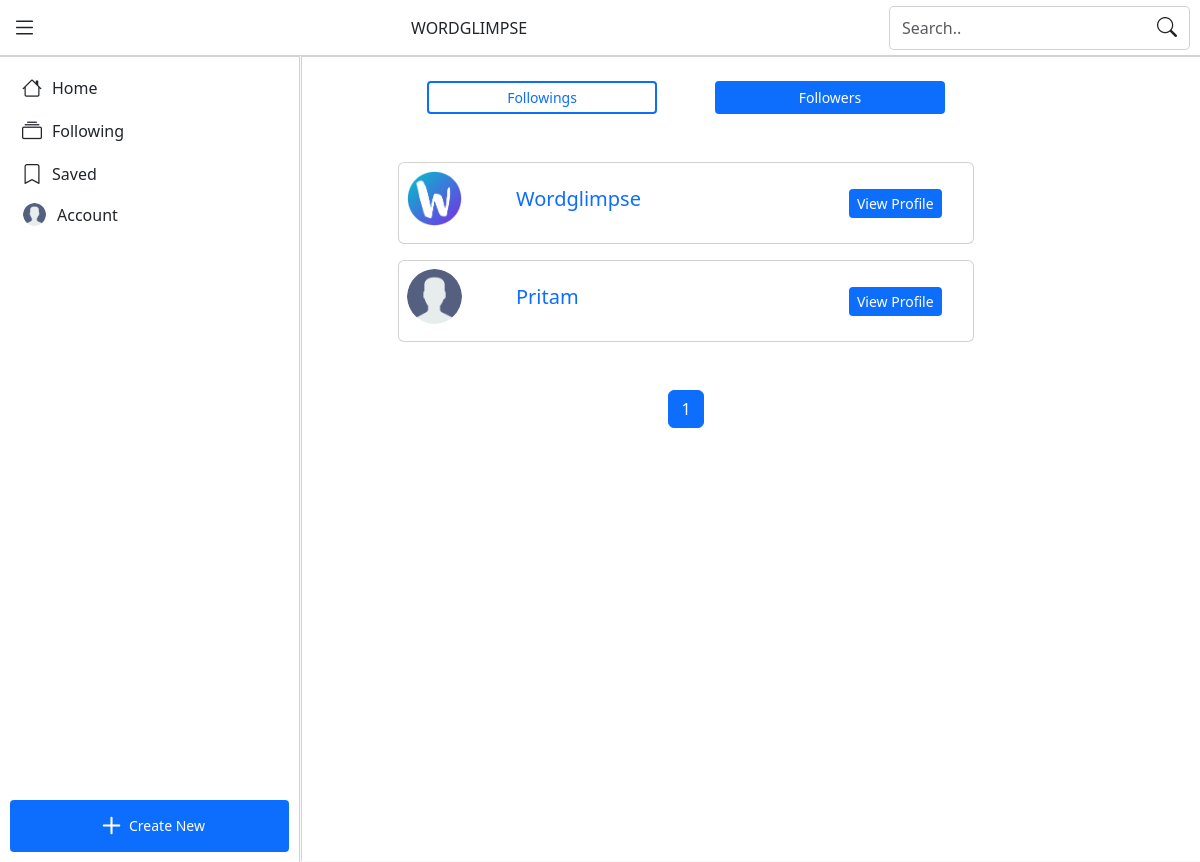
Screenshot of /followers (signed in) with the database file from the repository.
### tables this page shows
CREATE TABLE users (
    id INTEGER NOT NULL PRIMARY KEY,
    fname TEXT NOT NULL,
    lname TEXT,
    email TEXT NOT NULL UNIQUE,
    password TEXT NOT NULL, -- hashed password
    avatar TEXT,
    cover TEXT,
    bio TEXT,
    profession TEXT,
    public_email TEXT, -- Visiable email in profile
    username TEXT UNIQUE,
    -- Social media
    facebook TEXT,
    github TEXT,
    linkedin TEXT,
    instagram TEXT,
    twitter TEXT,
    website TEXT,
    -- Account Info
    created_at DATETIME NOT NULL DEFAULT CURRENT_TIMESTAMP,
    last_active DATETIME,
    -- Settings
    offer_messaging INTEGER DEFAULT 1, -- INTEGER 0 for no or 1 for yes
    post_reported_times INTEGER DEFAULT 0 -- Times reported post by other users
);

### user/main.py (the view)
@main_bp.route("/followers")
@login_required
def followers():
    page = int(request.args.get("page", 1))
    offset = (page - 1) * 30
    followers_ids = db.execute("SELECT user_id FROM followings WHERE profile_id = ? ORDER BY id DESC LIMIT 30 OFFSET ?", session["user_id"], offset)
    followers_id = [row["user_id"] for row in followers_ids]
    followers = []
    if len(followers_id) > 0:
        followers = db.execute("SELECT * FROM users WHERE id IN (?)", followers_id)
    total_followers = len(followers)
    total_pages = (total_followers + 29) // 30  # Calculate total number of pages
    return render_template("followers.html", total_followers=total_followers, followers=followers, page=page, total_pages=total_pages)

### app.py (called while the page is built)
@app.after_request
def after_request(response):
    response.headers["Cache-Control"] = "no-cache, no-store, must-revalidate"
    response.headers["Expires"] = 0
    response.headers["Pragma"] = "no-cache"
    return response

@app.context_processor
def inject_user():
    if session.get("user_id") is None:
            return dict(categories=CATEGORIES)
    users = db.execute("SELECT * FROM users WHERE id = ?", session["user_id"])
    if len(users) == 0:
        """If user is not found, logout"""
        session.clear()
        return redirect("/")
    return dict(categories=CATEGORIES, user=users[0])

### user/helpers.py (called while the page is built)
def login_required(f):
    @wraps(f)
    def decorated_function(*args, **kwargs):
        if session.get("user_id") is None:
            return redirect("/login")
        return f(*args, **kwargs)
    return decorated_function

### templates/followers.html (shortened to what this page needs)
{% extends "layout.html" %}
{% block content %}
    <section class="middle-content p-2">
        <div class="middle-content-small">
            <div class="d-flex justify-content-around align-items-center mb-5 mt-3">
                <a href="/followings" class="btn btn-outline-primary btn-sm" style="width:40%;border:2px solid var(--bs-primary);">Followings</a>
                <a href="/followers" class="btn btn-primary btn-sm" style="width:40%;border:2px solid var(--bs-primary);">Followers</a>
            </div>
            {% if followers %}
                <div class="mb-5">
                    {% for follower in followers %}
                        <div class="card p-2 mb-3">
                            <div class="row g-0">
                                <div class="col-2">
                                    <a href="/profile/{{ follower.id }}">
                                        <img src="{% if follower.avatar %}{{ follower.avatar }}{% else %}/static/image/user.png{% endif %}" alt="User" class="rounded-circle object-fit-cover" style="width:55px; height:55px;">
                                    </a>
                                </div>
                                <div class="col-7">
                                    <div class="card-body">
                                        <h5 class="card-title text-truncate">
                                            <a href="/profile/{{ follower.id }}" class="text-decoration-none text-bg">{{ follower.fname }}</a>
                                        </h5>
                                    </div>
                                </div>
                                <div class="col-3 d-flex flex-row justify-content-center align-items-center gap-1">
                                    <a href="/profile/{{ follower.id }}" class="btn btn-primary btn-sm">View Profile</a>
                                </div>
                            </div>
                        </div>
                    {% endfor %}
                </div>
            <div class="d-flex justify-content-center mt-3">
                <nav aria-label="Page navigation example">
                    <ul class="pagination">
                            <li class="page-item active"><a class="page-link" href="#">{{ page }}</a></li>
                    </ul>
                </nav>
            </div>
            {% else %}
                <p class="text-center text-body-secondary text-small">People following you will appear here!</p>
            {% endif %}
        </div>
    </section>
{% endblock %}

### templates/layout.html (shortened to what this page needs)
{% extends 'base.html' %}
{% block body %}
    <header class="fixed-top bg-body d-flex flex-row justify-content-between align-items-center">
        <button type="button" class="btn" title="Menu" data-bs-toggle="offcanvas" data-bs-target="#leftMenu" aria-controls="leftMenu">
            <i class="bi bi-list" style="font-size:25px;"></i>
        </button>
        <a href="/" title="Wordglimpse" class="navbar-brand">WORDGLIMPSE</a>
        <div class="d-none d-sm-inline-block" id="searchContainer">
            <form action="/search" method="get" class="bg-body d-flex flex-row align-items-center" id="searchForm">
                <input class="form-control" type="search" name="q" id="searchInput" placeholder="Search.." autocomplete="off" autofocus>
                <button type="submit" class="btn" title="Search">
                    <i class="bi bi-search"></i>
                </button>
            </form>
        </div>
    </header>
    <main class="tab-content main bg-body" id="mainTabContent">
        <div class="tab-pane fade" id="content-tab-pane" role="tabpanel" aria-labelledby="content-tab" tabindex="0">
            {% block content %}{% endblock %}
        </div>
    </main>
    <nav class="sidenav-md-left d-block d-md-flex flex-column justify-content-between bg-body">
        <div class="bottom-nav bg-body" role="tablist">
            <button class="btn active" type="button" title="Home" id="home-tab" data-bs-toggle="tab" data-bs-target="#home-tab-pane" role="tab" aria-controls="home-tab-pane" aria-selected="false" onclick="load_content('/')">
                <i class="bi bi-house"></i>
                <span>Home</span>
            </button>
            <button class="btn" type="button" title="Following" {% if user %} id="following-tab" data-bs-toggle="tab" data-bs-target="#following-tab-pane" role="tab" aria-controls="following-tab-pane" aria-selected="true" onclick="load_content('/following')" {% else %} data-bs-toggle="modal" data-bs-target="#loginRequiredModal" {%endif %}>
                <i class="bi bi-collection"></i>
                <span>Following</span>
            </button>
            <button class="btn" type="button" title="Saved" {% if user %} id="saved-tab" data-bs-toggle="tab"
                data-bs-target="#saved-tab-pane" role="tab" aria-controls="saved-tab-pane" aria-selected="true"
                onclick="load_content('/saved')" {% else %} data-bs-toggle="modal" data-bs-target="#loginRequiredModal" {%
                endif %}>
                <i class="bi bi-bookmark"></i>
                <span>Saved</span>
            </button>
            <button class="btn" type="button" title="Account" {% if user %} data-bs-toggle="offcanvas"
                data-bs-target="#sideNav" aria-controls="sideNav" {% else %} data-bs-toggle="modal"
                data-bs-target="#loginRequiredModal" {% endif %}>
                {% if user %}
                    <img src="{% if user.avatar %}{{ user.avatar }}{% else %}/static/image/user.png{% endif %}" title="Account">
                {% else %}
                    <i class="bi bi-person-circle"></i>
                {% endif %}
                <span>Account</span>
            </button>
        </div>
        <div class="d-none d-md-flex justify-content-center align-items-center">
            <button class="btn btn-sm p-0 btn-primary d-flex justify-content-center align-items-center" type="button"
                title="Create New" style="width:100%;max-width: 300px;" {% if user %} data-bs-toggle="offcanvas"
                data-bs-target="#newPostCard" aria-controls="newPostCard" {% else %} data-bs-toggle="modal"
                data-bs-target="#loginRequiredModal" {% endif %}>
                <i class="bi bi-plus" style="font-size:35px;"></i>
                <span>Create New</span>
            </button>
        </div>
    </nav>
{% endblock %}

### templates/base.html (shortened to what this page needs)
<!DOCTYPE html>
<html lang="en">
<head>
    <link rel="stylesheet" href="https://cdn.jsdelivr.net/npm/bootstrap-icons@1.11.3/font/bootstrap-icons.min.css">
    <link href="https://cdn.jsdelivr.net/npm/bootstrap@5.3.3/dist/css/bootstrap.min.css" rel="stylesheet">
    <link rel="stylesheet" href="/static/css/styles.css">
</head>
<body class="{% block bgColor %}bg-body-tertiary{% endblock %}" data-bs-theme="light">
    {% block body %}{% endblock %}
</body>
</html>

### static/css/styles.css (style rules this page uses)
* { -ms-overflow-style: none; scrollbar-width: none; }
.bi { font-size: 20px; }
.btn { border:none; }
header { padding: 0.5px 0; border-bottom: 1px solid var(--bs-border-color-translucent); z-index: 999; }
.main { border-top: 1px solid var(--bs-border-color-translucent); border-bottom: 1px solid var(--bs-border-color-translucent); position: fixed; top: 49px; bottom: 58px; left: 0; right: 0; overflow-y: auto; }
.middle-content { width: 100%; max-width: 768px; }
.middle-content-small { width:100%; max-width: 576px; margin:auto; }
.sidenav-md-left { position: fixed; bottom: 0; left: 0; right: 0; z-index: 999; border-top: 1px solid var(--bs-border-color-translucent); }
.bottom-nav { display: flex; flex-direction: row; align-items: center; justify-content: space-around; }
.bottom-nav .btn { display: flex; flex-direction: column; align-items: center; justify-content: center; }
.bottom-nav .btn img { width: 25px; height: 25px; object-fit: cover; border: 1.5px solid #fff; border-radius: 50%; }
.bottom-nav .btn span { font-size: 70%; }
@media screen and (min-width:576px) { .main { top: 54px; } }
@media screen and (min-width:576px) { #searchContainer { background-color: var(--bs-body-bg); padding-top: 5px; padding-bottom: 5px; padding-right: 10px; } }
@media screen and (min-width:576px) { #searchForm { padding: 0; border: 1px solid var(--bs-border-color-translucent); border-radius: 5px; } }
@media screen and (min-width:576px) { #searchInput { border:none; } }
@media screen and (min-width:768px) { .main { top: 56px; bottom:1px; left: calc(25% + 1px); border-left: 1px solid var(--bs-border-color-translucent); border-bottom: 0; } }
@media screen and (min-width:768px) { .sidenav-md-left { top: 56px; width: 25%; padding: 10px; border-right: 1px solid var(--bs-border-color-translucent); } }
@media screen and (min-width:768px) { .bottom-nav { flex-direction: column; align-items: flex-start; justify-content: flex-start; } }
@media screen and (min-width:768px) { .bottom-nav .btn { width: 100%; flex-direction: row; justify-content: flex-start; gap: 10px; margin-bottom: 1px; } }
@media screen and (min-width:768px) { .bottom-nav .btn span { font-size: 100%; } }

### rows the page displays
users: avatar (picture), fname "Wordglimpse"
users: fname "Pritam"

### other values shown
{{ page }} "1"
